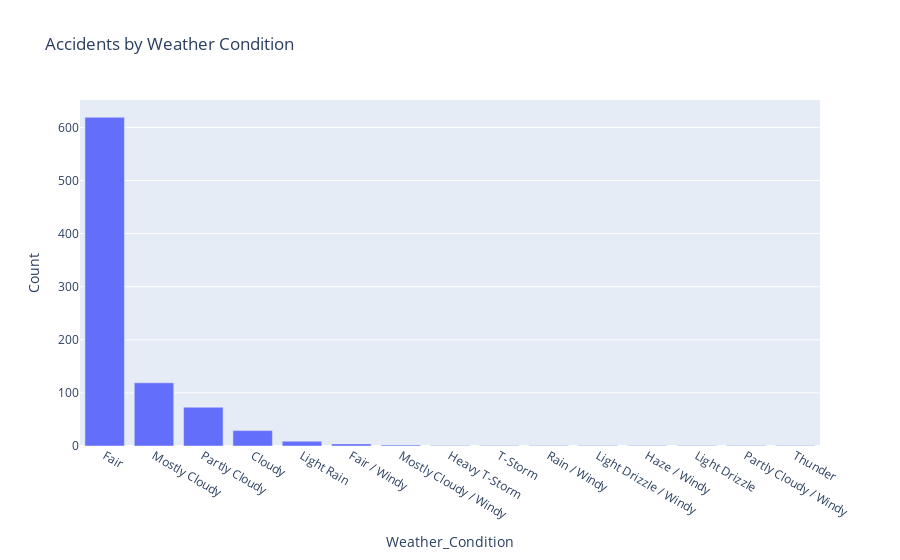

This figure's notebook cell:
### Markdown cell above
## Accidents by Weather Condition

### Code cell
# Count occurrences of each weather condition
weather_counts = df['Weather_Condition'].value_counts().reset_index()
weather_counts.columns = ['Weather_Condition', 'Count']

# Plotting
fig = px.bar(weather_counts, x='Weather_Condition', y='Count', title='Accidents by Weather Condition')
fig.show()

### Figure 1 — Plotly figure (JSON) as saved in the notebook; plotly's stock layout.template omitted (floating-point values rounded to 4 significant figures)
{"data": [{"alignmentgroup": "True", "hovertemplate": "Weather_Condition=%{x}<br>Count=%{y}<extra></extra>", "legendgroup": "", "marker": {"color": "#636efa", "pattern": {"shape": ""}}, "name": "", "offsetgroup": "", "orientation": "v", "showlegend": false, "textposition": "auto", "type": "bar", "x": ["Fair", "Mostly Cloudy", "Partly Cloudy", "Cloudy", "Light Rain", "Fair / Windy", "Mostly Cloudy / Windy", "Heavy T-Storm", "T-Storm", "Rain / Windy", "Light Drizzle / Windy", "Haze / Windy", "Light Drizzle", "Partly Cloudy / Windy", "Thunder"], "xaxis": "x", "y": [619, 119, 73, 29, 9, 4, 2, 1, 1, 1, 1, 1, 1, 1, 1], "yaxis": "y"}], "layout": {"barmode": "relative", "legend": {"tracegroupgap": 0}, "title": {"text": "Accidents by Weather Condition"}, "xaxis": {"anchor": "y", "domain": [0, 1], "title": {"text": "Weather_Condition"}}, "yaxis": {"anchor": "x", "domain": [0, 1], "title": {"text": "Count"}}}}
